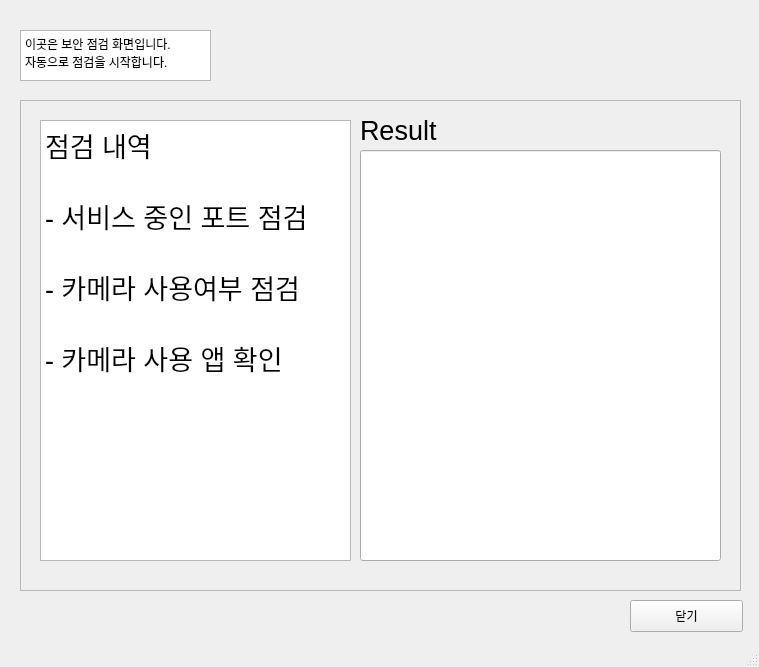
<?xml version="1.0" encoding="UTF-8"?>
<ui version="4.0">
 <class>MainWindow</class>
 <widget class="QMainWindow" name="MainWindow">
  <property name="geometry">
   <rect>
    <x>0</x>
    <y>0</y>
    <width>759</width>
    <height>667</height>
   </rect>
  </property>
  <property name="windowTitle">
   <string>MainWindow</string>
  </property>
  <widget class="QWidget" name="centralwidget">
   <widget class="QPlainTextEdit" name="plainTextEdit">
    <property name="geometry">
     <rect>
      <x>20</x>
      <y>30</y>
      <width>191</width>
      <height>51</height>
     </rect>
    </property>
    <property name="plainText">
     <string>이곳은 보안 점검 화면입니다.
자동으로 점검을 시작합니다.</string>
    </property>
   </widget>
   <widget class="QFrame" name="frame">
    <property name="geometry">
     <rect>
      <x>20</x>
      <y>100</y>
      <width>721</width>
      <height>491</height>
     </rect>
    </property>
    <property name="frameShape">
     <enum>QFrame::StyledPanel</enum>
    </property>
    <property name="frameShadow">
     <enum>QFrame::Raised</enum>
    </property>
    <widget class="QPlainTextEdit" name="plainTextEdit_2">
     <property name="geometry">
      <rect>
       <x>20</x>
       <y>20</y>
       <width>311</width>
       <height>441</height>
      </rect>
     </property>
     <property name="font">
      <font>
       <pointsize>20</pointsize>
      </font>
     </property>
     <property name="plainText">
      <string>점검 내역

- 서비스 중인 포트 점검

- 카메라 사용여부 점검

- 카메라 사용 앱 확인</string>
     </property>
    </widget>
    <widget class="QLineEdit" name="result_text">
     <property name="geometry">
      <rect>
       <x>340</x>
       <y>50</y>
       <width>361</width>
       <height>411</height>
      </rect>
     </property>
    </widget>
    <widget class="QLabel" name="label">
     <property name="geometry">
      <rect>
       <x>340</x>
       <y>20</y>
       <width>131</width>
       <height>21</height>
      </rect>
     </property>
     <property name="font">
      <font>
       <pointsize>20</pointsize>
      </font>
     </property>
     <property name="text">
      <string>Result</string>
     </property>
    </widget>
   </widget>
   <widget class="QPushButton" name="close_btn">
    <property name="geometry">
     <rect>
      <x>630</x>
      <y>600</y>
      <width>113</width>
      <height>32</height>
     </rect>
    </property>
    <property name="text">
     <string>닫기</string>
    </property>
   </widget>
  </widget>
  <widget class="QMenuBar" name="menubar">
   <property name="geometry">
    <rect>
     <x>0</x>
     <y>0</y>
     <width>759</width>
     <height>22</height>
    </rect>
   </property>
  </widget>
  <widget class="QStatusBar" name="statusbar"/>
 </widget>
 <resources/>
 <connections/>
</ui>
